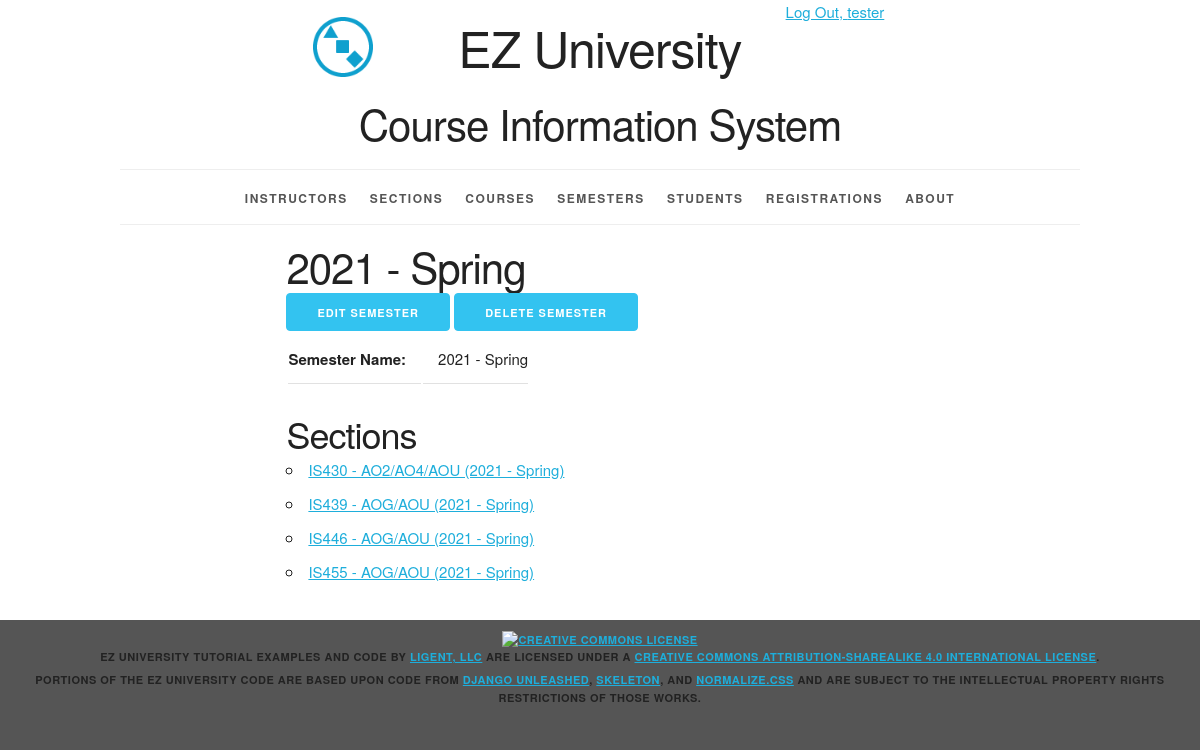
Screenshot of /semester/4 (signed in) with the database file from the repository.
### courseinfo/models.py (models this page shows, shortened)
class Semester(models.Model):
    semester_id = models.AutoField(primary_key=True)
    year = models.ForeignKey(Year, related_name='semesters', on_delete=models.PROTECT)
    period = models.ForeignKey(Period, related_name='semesters', on_delete=models.PROTECT)
    def __str__(self):
        return '%s - %s' % (self.year.year, self.period.period_name)
    def get_update_url(self):
        return reverse('courseinfo_semester_update_urlpattern',
                       kwargs={'pk': self.pk}
                       )
    def get_delete_url(self):
        return reverse('courseinfo_semester_delete_urlpattern',
                       kwargs={'pk': self.pk}
                       )
    class Meta:
        ordering = ['year__year', 'period__period_sequence']
        constraints = [
            UniqueConstraint(fields=['year', 'period'], name='unique_semester')
        ]

class Year(models.Model):
    year_id = models.AutoField(primary_key=True)
    year = models.IntegerField(unique=True)
    class Meta:
        ordering = ['year']

class Period(models.Model):
    period_id = models.AutoField(primary_key=True)
    period_sequence = models.IntegerField(unique=True)
    period_name = models.CharField(max_length=45, unique=True)
    class Meta:
        ordering = ['period_sequence']

class Section(models.Model):
    section_id = models.AutoField(primary_key=True)
    section_name = models.CharField(max_length=20)
    semester = models.ForeignKey(Semester, related_name='sections', on_delete=models.PROTECT)
    course = models.ForeignKey(Course, related_name='sections', on_delete=models.PROTECT)
    instructor = models.ForeignKey(Instructor, related_name='sections', on_delete=models.PROTECT)
    def __str__(self):
        return '%s - %s (%s)' % (self.course.course_number, self.section_name, self.semester.__str__())
    def get_absolute_url(self):
        return reverse('courseinfo_section_detail_urlpattern',
                       kwargs={'pk': self.pk}
                       )
    class Meta:
        ordering = ['course', 'section_name', 'semester']
        constraints = [
            UniqueConstraint(fields=['semester', 'course', 'section_name'],
                             name='unique_section')
        ]

class Course(models.Model):
    course_id = models.AutoField(primary_key=True)
    course_number = models.CharField(max_length=20)
    course_name = models.CharField(max_length=255)
    class Meta:
        ordering = ['course_number', 'course_name']
        constraints = [
            UniqueConstraint(fields=['course_number', 'course_name'], name='unique_course')
        ]

### courseinfo/views.py (the view)
class SemesterDetail(LoginRequiredMixin, PermissionRequiredMixin, DetailView):
    model = Semester
    permission_required = 'courseinfo.view_semester'
    def get_context_data(self, **kwargs):
        context = super(DetailView, self).get_context_data(**kwargs)
        semester = self.get_object()
        section_list = semester.sections.all()
        context['section_list'] = section_list
        return context

### courseinfo/templates/courseinfo/semester_detail.html (shortened to what this page needs)
{% extends 'courseinfo/base.html' %}
{% block content %}
    <article>
        <div class="row">
            <div class="offset-by-two eight columns">
                <h2>{{ semester }}</h2>
                <ul class="inline">
                    {% if perms.courseinfo.change_semester %}
                        <li>
                            <a href="{{ semester.get_update_url }}"
                               class="button button-primary">
                                Edit Semester</a></li>
                    {% endif %}
                    {% if perms.courseinfo.delete_semester %}
                        <a href="{{ semester.get_delete_url }}"
                           class="button button-primary">
                            Delete Semester</a></li>
                    {% endif %}
                </ul>
                <section>
                    <table>
                        <tr>
                            <th>Semester Name:</th>
                            <td>{{ semester }}</td>
                        </tr>
                    </table>
                </section>
                <section>
                    <h3>Sections</h3>
                    <ul>
                        {% for section in section_list %}
                            <li>
                                <a href="{{ section.get_absolute_url }}">{{ section }}</a>
                            </li>
                        {% empty %}
                            <li><em>There are currently no sections for this semester.</em></li>
                        {% endfor %}
                    </ul>
                </section>
            </div>
        </div>
    </article>
{% endblock %}

### courseinfo/templates/courseinfo/base.html (shortened to what this page needs)
{% load static %}
<!DOCTYPE html>
<html lang="en">
<head>
    <link rel="stylesheet" type="text/css"
          href="{% static 'coursinfo/normalize.css' %}">
    <link rel="stylesheet" type="text/css"
          href="{% static 'courseinfo/skeleton.css' %}">
    <link rel="stylesheet" type="text/css"
          href="{% static 'courseinfo/style.css' %}">
</head>
<body>
<div class="container">
    <div class="status row">
        <div class="offset-by-eight four columns">
            <ul class="inline">
                {% if user.is_authenticated %}
                    <li><a href="{% url 'logout_urlpattern' %}">
                        Log Out, {{ user.get_username }}</a></li>
                {% else %}
                    <li><a href="{% url 'login_urlpattern' %}">
                        Log In</a></li>
                {% endif %}
            </ul>
        </div>
    </div>
    <header class="row">
        <div class="offset-by-one ten columns">
            <h1 class="logo">EZ University</h1>
            <h2>Course Information System</h2>
        </div>
    </header>
    <nav>
        <ul>
            {% if perms.courseinfo.view_instructor %}
                <li>
                    <a href="{% url 'courseinfo_instructor_list_urlpattern' %}">
                        Instructors</a></li>
            {% endif %}
            {% if perms.courseinfo.view_section %}
                <li>
                    <a href="{% url 'courseinfo_section_list_urlpattern' %}">
                        Sections</a></li>
            {% endif %}
            {% if perms.courseinfo.view_course %}
                <li>
                    <a href="{% url 'courseinfo_course_list_urlpattern' %}">
                        Courses</a></li>
            {% endif %}
            {% if perms.courseinfo.view_semester %}
                <li>
                    <a href="{% url 'courseinfo_semester_list_urlpattern' %}">
                        Semesters</a></li>
            {% endif %}
            {% if perms.courseinfo.view_student %}
                <li>
                    <a href="{% url 'courseinfo_student_list_urlpattern' %}">
                        Students</a></li>
            {% endif %}
            {% if perms.courseinfo.view_registration %}
                <li>
                    <a href="{% url 'courseinfo_registration_list_urlpattern' %}">
                        Registrations</a></li>
            {% endif %}
            <li>
                <a href="{% url 'about_urlpattern' %}">
                    About</a></li>
        </ul>
    </nav>
    <main>
        {% block content %}{% endblock %}
    </main>
</div>
<footer>
    <p>
        <a rel="license" href="http://creativecommons.org/licenses/by-sa/4.0/">
            <img alt="Creative Commons License" style="border-width:0"
                 src="https://i.creativecommons.org/l/by-sa/4.0/88x31.png"/>
        </a><br/><span property="dct:title">EZ University Tutorial Examples and Code</span>
        by
        <a href="https://www.ligent.net" property="cc:attributionName"
           rel="cc:attributionURL">Ligent, LLC</a> are licensed under a
        <a rel="license" href="http://creativecommons.org/licenses/by-sa/4.0/">Creative Commons Attribution-ShareAlike
            4.0 International License</a>.
    </p>
    <p>Portions of the EZ University code are based upon code from
        <a href="https://django-unleashed.com">Django Unleashed</a>,
        <a href="http://getskeleton.com/">Skeleton</a>, and
        <a href="https://necolas.github.io/normalize.css/">Normalize.css</a> and
        are subject to the intellectual property rights restrictions of those works.
    </p>
</footer>
</body>
</html>

### courseinfo/static/courseinfo/skeleton.css (style rules this page uses)
.container { position: relative; width: 100%; max-width: 960px; margin: 0 auto; padding: 0 20px; box-sizing: border-box; }
.column, .columns { width: 100%; float: left; box-sizing: border-box; }
@media (min-width: 400px) { .container { width: 85%; padding: 0; } }
@media (min-width: 550px) { .container { width: 80%; } }
@media (min-width: 550px) { .column, .columns { margin-left: 4%; } }
@media (min-width: 550px) { .column:first-child, .columns:first-child { margin-left: 0; } }
@media (min-width: 550px) { .four.columns { width: 30.6666666667%; } }
@media (min-width: 550px) { .eight.columns { width: 65.3333333333%; } }
@media (min-width: 550px) { .ten.columns { width: 82.6666666667%; } }
@media (min-width: 550px) { .offset-by-one.column, .offset-by-one.columns { margin-left: 8.66666666667%; } }
@media (min-width: 550px) { .offset-by-two.column, .offset-by-two.columns { margin-left: 17.3333333333%; } }
@media (min-width: 550px) { .offset-by-eight.column, .offset-by-eight.columns { margin-left: 69.3333333333%; } }
html { font-size: 62.5%; }
body { font-size: 1.5em; line-height: 1.6; font-weight: 400; font-family: "Raleway", "HelveticaNeue", "Helvetica Neue", Helvetica, Arial, sans-serif; color: #222; }
h1, h2, h3, h4, h5, h6 { margin-top: 0; margin-bottom: 2rem; font-weight: 300; }
h1 { font-size: 4.0rem; line-height: 1.2; letter-spacing: -.1rem; }
h2 { font-size: 3.6rem; line-height: 1.25; letter-spacing: -.1rem; }
h3 { font-size: 3.0rem; line-height: 1.3; letter-spacing: -.1rem; }
@media (min-width: 550px) { h1 { font-size: 5.0rem; } }
@media (min-width: 550px) { h2 { font-size: 4.2rem; } }
@media (min-width: 550px) { h3 { font-size: 3.6rem; } }
p { margin-top: 0; }
a { color: #1EAEDB; }
.button, button, input[type="submit"], input[type="reset"], input[type="button"] { display: inline-block; height: 38px; padding: 0 30px; color: #555; text-align: center; font-size: 11px; font-weight: 600; line-height: 38px; letter-spacing: .1rem; text-transform: uppercase; text-decoration: none; white-space: nowrap; background-color: transparent; border-radius: 4px; border: 1px solid #bbb; cursor: pointer; box-sizing: border-box; }
.button.button-primary, button.button-primary, input[type="submit"].button-primary, input[type="reset"].button-primary, input[type="button"].button-primary { color: #FFF; background-color: #33C3F0; border-color: #33C3F0; }
ul { list-style: circle inside; }
ol, ul { padding-left: 0; margin-top: 0; }
li { margin-bottom: 1rem; }
th, td { padding: 12px 15px; text-align: left; border-bottom: 1px solid #E1E1E1; }
th:first-child, td:first-child { padding-left: 0; }
th:last-child, td:last-child { padding-right: 0; }
button, .button { margin-bottom: 1rem; }
pre, blockquote, dl, figure, table, p, ul, ol, form { margin-bottom: 2.5rem; }
.container:after, .row:after, .u-cf { content: ""; display: table; clear: both; }

### rows the page displays
Semester: year+period "2021 - Spring"
Section: course+section_name+semester "IS430 - AO2/AO4/AOU (2021 - Spring)"
Section: course+section_name+semester "IS439 - AOG/AOU (2021 - Spring)"
Section: course+section_name+semester "IS446 - AOG/AOU (2021 - Spring)"
Section: course+section_name+semester "IS455 - AOG/AOU (2021 - Spring)"

### other values shown
{{ user.get_username }} "tester"
